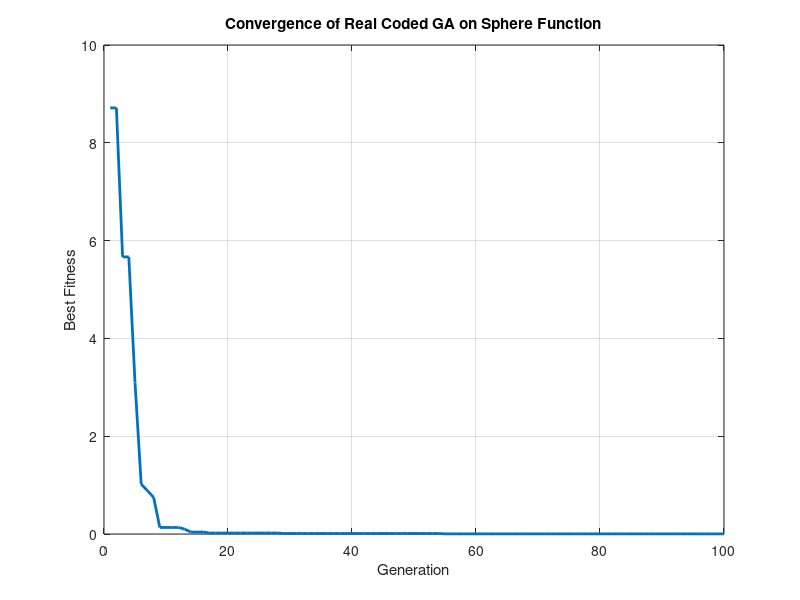

Recreate this plot in MATLAB.
function realGA_sphere()
    % Parameters
    nVars = 4;          % Number of variables (dimension)
    popSize = 50;       % Population size
    maxGen = 100;       % Maximum generations
    pc = 0.8;           % Crossover probability
    pm = 0.2;           % Mutation probability per variable
    range = [-10, 10];  % Search range for each variable

    % Initialize population (real values within range)
    pop = (range(2) - range(1)) .* rand(popSize, nVars) + range(1);
    
    % Store best fitness per generation
    bestFitness = zeros(maxGen, 1);

    for gen = 1:maxGen
        % Evaluate fitness (Sphere function)
        fitness = sum(pop.^2, 2);

        % Store best fitness
        bestFitness(gen) = min(fitness);

        % Tournament selection
        parents = tournamentSelectionReal(pop, fitness, popSize);

        % Crossover (Blend Crossover - BLX-alpha)
        offspring = blendCrossover(parents, pc, range);

        % Mutation (Gaussian mutation)
        offspring = gaussianMutation(offspring, pm, range);

        % Elitism: Keep best individual
        [~, bestIdx] = min(fitness);
        offspring(1,:) = pop(bestIdx,:);

        % Update population
        pop = offspring;
    end

    % Final evaluation
    fitness = sum(pop.^2, 2);
    [bestFit, bestIdx] = min(fitness);
    bestVars = pop(bestIdx,:);

    % Display results
    fprintf('Best solution found:\n');
    fprintf('x = [');
    fprintf('%f ', bestVars);
    fprintf(']\n');
    fprintf('f(x) = %f\n', bestFit);

    % Plot convergence
    figure;
    plot(1:maxGen, bestFitness, 'LineWidth', 2);
    xlabel('Generation');
    ylabel('Best Fitness');
    title('Convergence of Real Coded GA on Sphere Function');
    grid on;
end

function parents = tournamentSelectionReal(pop, fitness, popSize)
    parents = zeros(size(pop));
    tournamentSize = 2;

    for i = 1:popSize
        idx = randperm(popSize, tournamentSize);
        [~, bestIdx] = min(fitness(idx));
        parents(i,:) = pop(idx(bestIdx), :);
    end
end

function offspring = blendCrossover(parents, pc, range)
    alpha = 0.5;
    n = size(parents,1);
    nVars = size(parents,2);
    offspring = parents;

    for i = 1:2:n-1
        if rand < pc
            x1 = parents(i,:);
            x2 = parents(i+1,:);
            d = abs(x1 - x2);
            lower = min(x1, x2) - alpha * d;
            upper = max(x1, x2) + alpha * d;

            child1 = lower + rand(1,nVars) .* (upper - lower);
            child2 = lower + rand(1,nVars) .* (upper - lower);

            % Clamp to range
            offspring(i,:) = max(min(child1, range(2)), range(1));
            offspring(i+1,:) = max(min(child2, range(2)), range(1));
        end
    end
end

function mutated = gaussianMutation(pop, pm, range)
    sigma = 0.1 * (range(2) - range(1));  % Standard deviation
    mutationMask = rand(size(pop)) < pm;
    noise = sigma * randn(size(pop));
    mutated = pop + mutationMask .* noise;
    mutated = max(min(mutated, range(2)), range(1)); % Clamp
end
